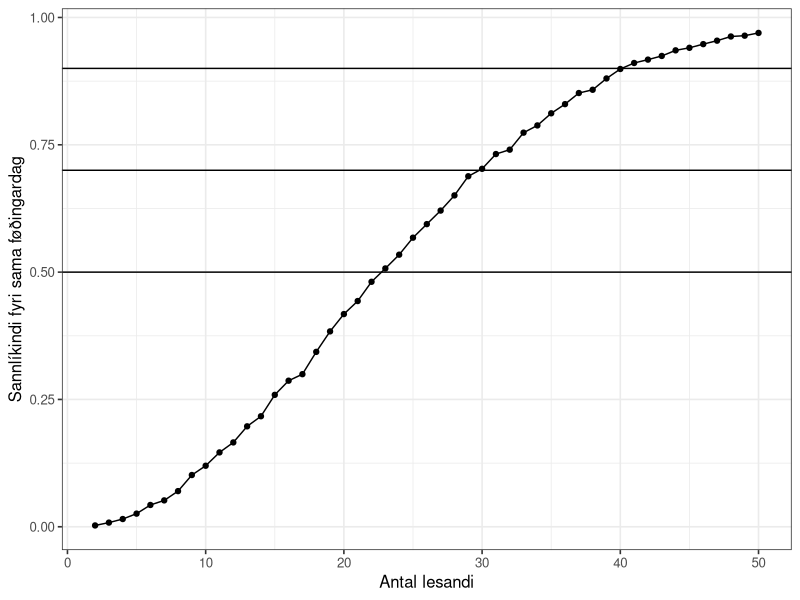
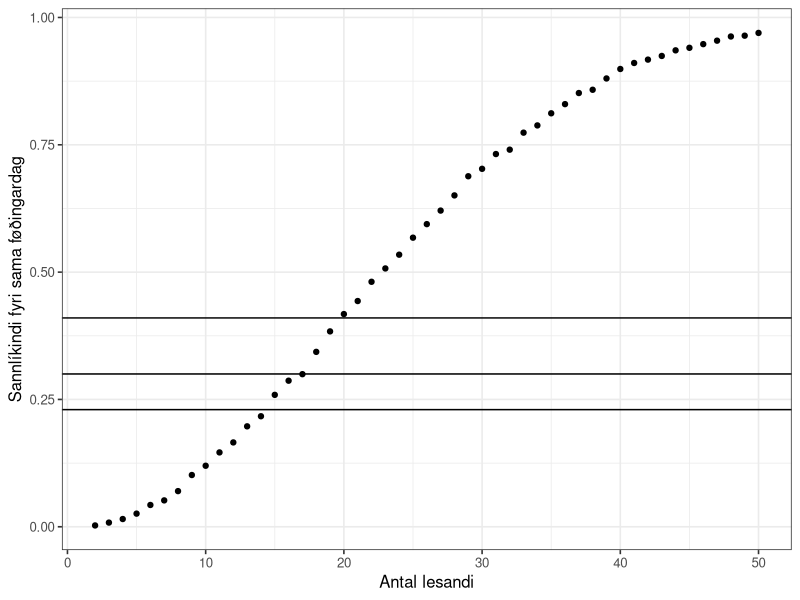
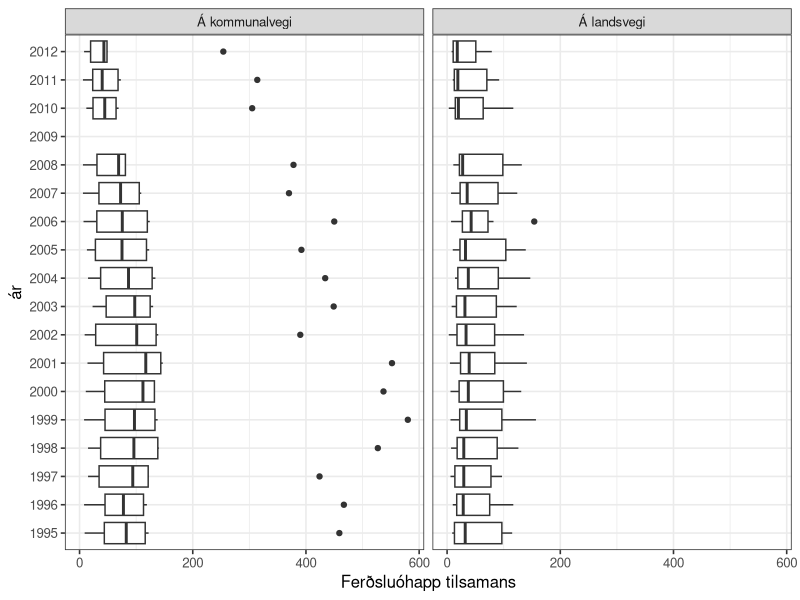
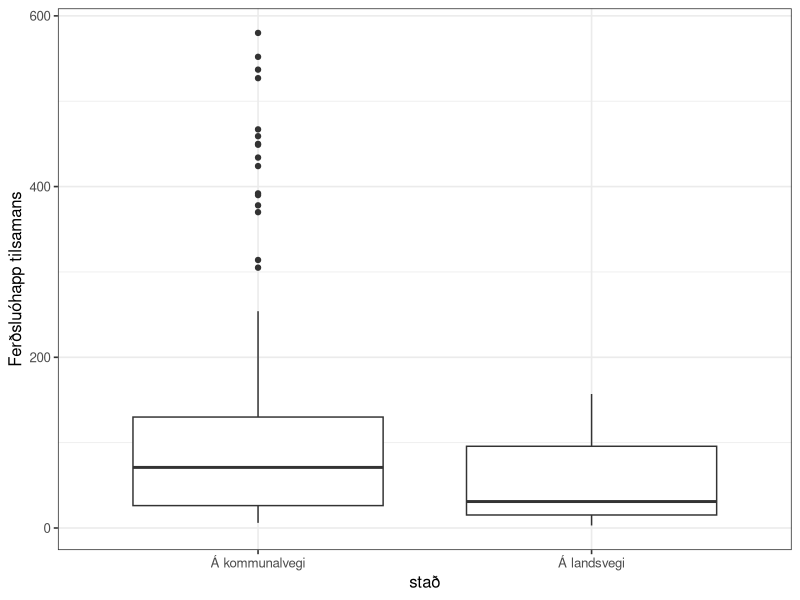
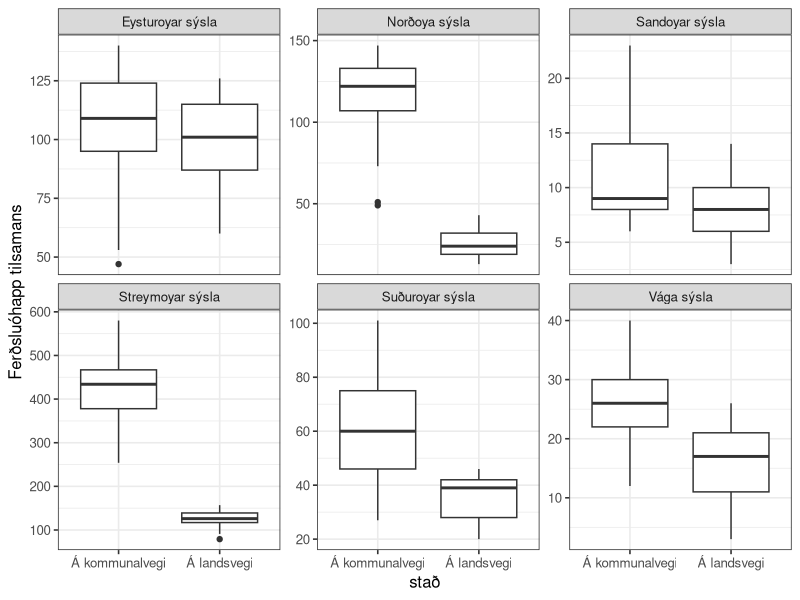
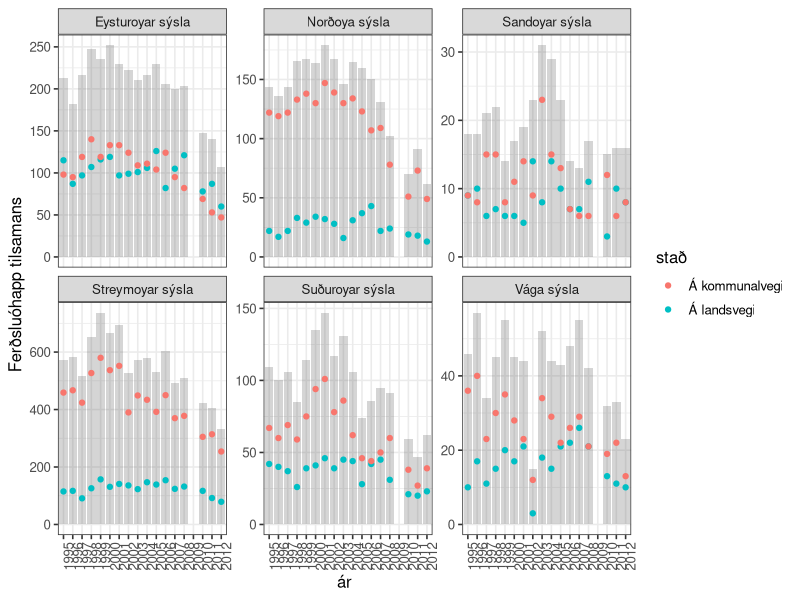
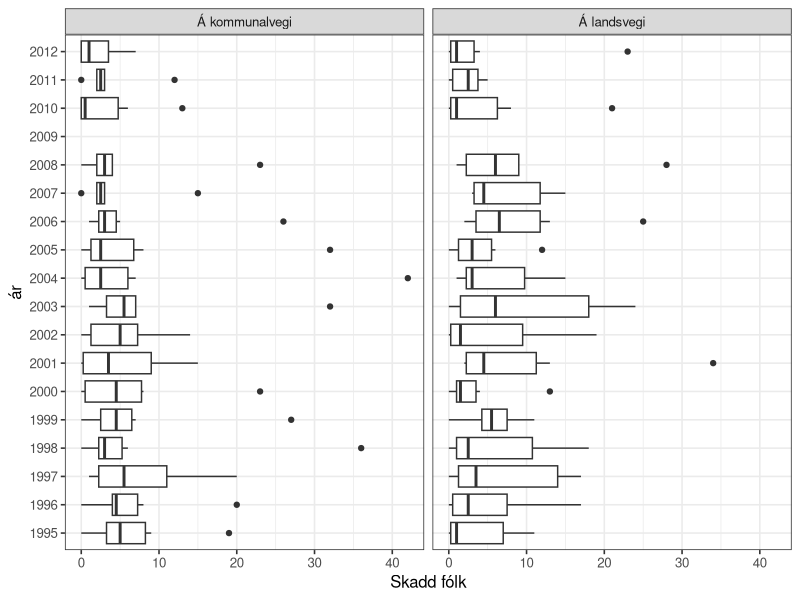
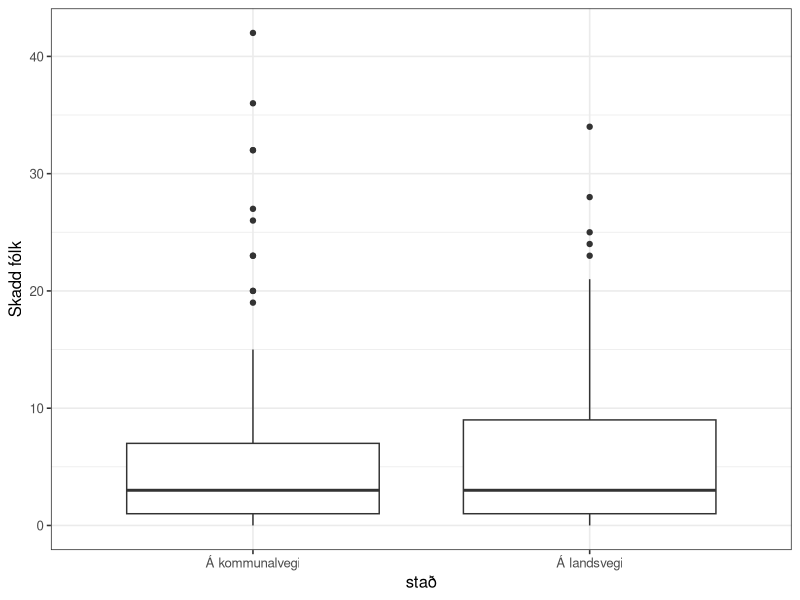

These figures' R source, in order:
## ---- chunk 1
knitr::opts_chunk$set(echo = TRUE)

options(dplyr.summarise.inform = FALSE)
library(tidyverse)

# set theme used for plotting
theme_set(theme_bw(base_size = 12))

## ---- chunk 2
n_lesandi <- 2:10
roynd_nr <- 1:2

sama_fdag <- crossing(n_lesandi, roynd_nr)
sama_fdag
## ---- chunk 3
sama_fdag <- mutate(
  sama_fdag,
  fdag = map(n_lesandi, ~ sample(365, ., replace = TRUE))
  )
sama_fdag
## ---- chunk 4
# Ein listi av integers
str(sama_fdag$fdag)
## ---- chunk 5


sama_fdag <- mutate(sama_fdag, nakar_sdag = map_lgl(fdag, ~ any(duplicated(.x))))
sama_fdag

## ---- chunk 6
p_samadag <- sama_fdag %>%
  group_by(n_lesandi) %>%
  summarise(p_sdag = mean(nakar_sdag))

p_samadag
## ---- chunk 7

p_samadag <-
  crossing(n_lesandi = 2:10, roynd_nr = 1:2) %>%
  mutate(.,
  fdag = map(n_lesandi, ~sample(365, ., replace = TRUE))
  ) %>%
  mutate(., nakar_sdag = map_lgl(fdag, ~any(duplicated(.x)))) %>%
  group_by(n_lesandi) %>%
  summarize(p_sdag = mean(nakar_sdag))
  
p_samadag
## ---- chunk 8

n_lesandi <- 2:50

p_samadag <-
  crossing(n_lesandi, roynd_nr) %>%
  mutate(.,
  fdag = map(n_lesandi, ~sample(365, ., replace = TRUE))
  ) %>%
  mutate(., nakar_sdag = map_lgl(fdag, ~any(duplicated(.x)))) %>%
  group_by(n_lesandi) %>%
  summarize(p_sdag = mean(nakar_sdag))
  
p_samadag

## ---- chunk 9
roynd_nr <- 1:5000
p_samadag <-
  crossing(n_lesandi, roynd_nr) %>%
  mutate(.,
  fdag = map(n_lesandi, ~sample(365, ., replace = TRUE))
  ) %>%
  mutate(., nakar_sdag = map_lgl(fdag, ~any(duplicated(.x)))) %>%
  group_by(n_lesandi) %>%
  summarize(p_sdag = mean(nakar_sdag))
  
p_samadag
## ---- chunk 10
ggplot(p_samadag, aes(x = n_lesandi, y = p_sdag)) +
  geom_point() +
  geom_line() +
  xlab("Antal lesandi") +
  ylab("Sannlíkindi fyri sama føðingardag") +
  geom_hline(yintercept = 0.5) +
  geom_hline(yintercept = 0.7) +
  geom_hline(yintercept = 0.9)
## ---- chunk 11
p_samadag <- p_samadag %>%
  mutate(n_ymisk = map(n_lesandi, ~prod(365:(365 - . + 1))) %>% unlist,
         n_total = 365^n_lesandi,
         p_teori = 1 - (n_ymisk/n_total)
  )

p_samadag
## ---- chunk 12
p_samadag <- p_samadag %>% 
  mutate(p_bday = map_dbl(n_lesandi, ~pbirthday(., classes = 365, coincident = 2)))

p_samadag
## ---- chunk 13
ggplot(p_samadag, aes(x = n_lesandi, y = p_sdag)) +
  geom_point() +
  geom_hline(yintercept = qbirthday(prob = 0.5, classes = 365, coincident = 2) / 100) +
  geom_hline(yintercept = qbirthday(prob = 0.7, classes = 365, coincident = 2) / 100) +
  geom_hline(yintercept = qbirthday(prob = 0.9, classes = 365, coincident = 2) / 100) +
  xlab("Antal lesandi") +
  ylab("Sannlíkindi fyri sama føðingardag")

## ---- chunk 14

## ---- chunk 15
n_lesandi_50 = pbirthday(50, classes = 365, coincident = 2)
n_lesandi_50

n_lesandi_80 = pbirthday(80, classes = 365, coincident = 2)
n_lesandi_80
## ---- chunk 16
n_lesandi = seq(5, 700, 5)
roynd_nr = 1:100

p_maxsdag <- NULL

p_maxsdag <- crossing(n_lesandi, roynd_nr) %>%
  mutate(
    fdag = map(n_lesandi, ~sample(365, ., replace = TRUE)),
    `>= 2` = map_int(fdag, ~any(duplicated(.x))),
    max_sdag = map_int(fdag, function(x) max(table(x))),
    `== 2` = max_sdag == 2,
    `== 3` = max_sdag == 3,
    `== 4` = max_sdag == 4,
    `== 5` = max_sdag == 5,
  )

p_maxsdag
## ---- chunk 17
p_maxsdag <- p_maxsdag %>%
  pivot_longer(cols=c(`>= 2`, `== 2`, `== 3`, `== 4`, `== 5`), names_to = 'max', values_to = 'sdag')

p_maxsdag
## ---- chunk 18

## ---- chunk 19

## ---- chunk 20

## ---- chunk 21

## ---- chunk 22

## ---- chunk 23
ferdslu_ohapp <- read_csv("ferdslu_ohapp.csv")
ferdslu_ohapp
## ---- chunk 24
ferdslu_ohapp <- read_csv("ferdslu_ohapp.csv", skip = 1, na = "..")
ferdslu_ohapp
## ---- chunk 25
ferdslu_ohapp <- ferdslu_ohapp %>%
  mutate(across(everything(), ~ str_replace(., "-", "0")))
ferdslu_ohapp
## ---- chunk 26
ferdslu_ohapp <- pivot_longer(ferdslu_ohapp, cols = '1995':'2012',
                   names_to = "ár", values_to = "n", values_transform = list(n = as.integer))

ferdslu_ohapp

#ferdslu_ohapp$n <- as.integer(ferdslu_ohapp$n)

## ---- chunk 27

ferdslu_ohapp <- pivot_wider(ferdslu_ohapp, names_from = slag, values_from = n)


ferdslu_ohapp
## ---- chunk 28

ggplot(ferdslu_ohapp) +
  geom_boxplot(aes(x = `Ferðsluóhapp tilsamans`, y = ár), na.rm = TRUE) +
  facet_wrap(~stað)

## ---- chunk 29
df <- ferdslu_ohapp %>%
  filter(`Ferðsluóhapp tilsamans` > 150) 
df
## ---- chunk 30

ggplot(data = ferdslu_ohapp) +
  geom_boxplot(aes(x = stað, y = `Ferðsluóhapp tilsamans`), na.rm = TRUE)

## ---- chunk 31

ggplot(data = ferdslu_ohapp) +
  geom_boxplot(aes(x = stað, y = `Ferðsluóhapp tilsamans`), na.rm = TRUE) +
  facet_wrap(~sýsla, scales = "free_y")
  
  

## ---- chunk 32

ggplot(ferdslu_ohapp) +
  geom_bar(aes(x = ár, y = `Ferðsluóhapp tilsamans`), alpha = 0.25, stat = "Identity", na.rm = TRUE) +
  geom_point(aes(x = ár, y = `Ferðsluóhapp tilsamans`, colour = stað), na.rm = TRUE) +
  facet_wrap(~sýsla, scales = "free_y") +
  theme(axis.text.x = element_text(angle = 90))

## ---- chunk 33
ggplot(ferdslu_ohapp, aes(x = `Skadd fólk`, y = `ár`)) +
  geom_boxplot(na.rm = TRUE) +
  facet_wrap(~ `stað`)

## ---- chunk 34
ggplot(ferdslu_ohapp, aes(x = `stað`, y = `Skadd fólk`)) +
  geom_boxplot(na.rm = TRUE)
## ---- chunk 35
ggplot(ferdslu_ohapp, aes(x = `stað`, y = `Skadd fólk`)) +
  geom_boxplot(na.rm = TRUE) +
  facet_wrap(~ `sýsla`, scales = "free_y")
## ---- chunk 36
ggplot(ferdslu_ohapp, aes(x = `stað`, y = `Skadd fólk` / `Ferðsluóhapp tilsamans`)) +
  geom_boxplot(na.rm = TRUE) +
  facet_wrap(~ `sýsla`, scales = "free_y")
## ---- chunk 37
ggplot(ferdslu_ohapp) +
  geom_boxplot(aes(x = `Skadd fólk`/`Ferðsluóhapp tilsamans`, y = `stað`), color = "red", na.rm = TRUE) +
  geom_violin(aes(x = `Skadd fólk`/`Ferðsluóhapp tilsamans`, y = `stað`), alpha = 0.25, na.rm = TRUE) +
  geom_boxplot(aes(x = `Skadd fólk` / `Ferðsluóhapp tilsamans`, y = `sýsla`), color = "blue", na.rm = TRUE) +
  geom_violin(aes(x = `Skadd fólk` / `Ferðsluóhapp tilsamans`, y = `sýsla`), alpha = 0.25, na.rm = TRUE)
## ---- chunk 38
ophapp_yvirlit <- ferdslu_ohapp %>% 
  filter(`ár` != "2009") %>%
  group_by(`stað`) %>%
  summarise(
    n = n(),
    n_ohapp = sum(`Ferðsluóhapp tilsamans`),
    n_skadd = sum(`Skadd fólk`),
    p_skadd = n_skadd / n_ohapp
  )

ophapp_yvirlit
## ---- chunk 39
t.test(ophapp_yvirlit$p_skadd, conf.level = .95)$conf.int
## ---- chunk 40

## ---- chunk 41
`stað_1` <- ophapp_yvirlit %>% filter(`stað` == "Á kommunalvegi")
prop.test(x = 10, n = `stað_1`$n, p = `stað_1`$p_skadd)

`stað_2` <- ophapp_yvirlit %>% filter(`stað` == "Á landsvegi")
prop.test(x = 10, n = `stað_2`$n, p = `stað_2`$p_skadd)
## ---- chunk 42
landsvegi_ar <- ferdslu_ohapp %>% 
  filter(`ár` == 1998, `stað` == "Á landsvegi") %>%
  group_by(stað, ár, sýsla) %>%
  summarise(
    n_ohapp = sum(`Ferðsluóhapp tilsamans`),
    n_skadd = sum(`Skadd fólk`)
  )

landsvegi_ar
## ---- chunk 43
n_ohapp <- landsvegi_ar$n_ohapp
p <- 626/5285 # p_skadd

ndata <- NULL
tdata <- NULL
for (n in n_ohapp) {
  size = n
  mu <- n*p
  sd <- sqrt(n*p*(1-p))
  
  tb_data <- NULL
  tb_data <- tibble(x = seq(0, 25, 0.01),
                    y = dnorm(x, mu, sd),
                    n_ohapp = n)
  ndata <- rbind(ndata, tb_data)
  
  tb_bino <- tibble(
  x = seq(0, 25, 1),
  y = dbinom(x, n, p),
  n_ohapp = n
  )
  tdata <- rbind(tdata, tb_bino)
}

ggplot(ndata, aes(x,y)) +
  geom_area(data=filter(ndata,
                        x <= 10),
            fill = "lightblue") +
  geom_area(data=filter(ndata,
                        x >= 20),
            aes(x = x, y = y),
            fill = "lightblue") +
  scale_x_continuous(breaks = seq(0, 25, 5)) +
  scale_y_continuous(breaks = seq(0, 0.4, 0.1)) +
  geom_line() +
  geom_point(data=tdata, aes(x, y)) +
  facet_wrap(~ n_ohapp)
## ---- chunk 44
sysla_yvirlit <- ferdslu_ohapp %>%
  filter(`ár` != 2009) %>%
  group_by(`sýsla`) %>%
  summarise(
    n_ohapp = sum(`Ferðsluóhapp tilsamans`),
    n_skadd = sum(`Skadd fólk`),
    n_oskadd = n_ohapp - n_skadd 
  )
sysla_yvirlit
## ---- chunk 45
skadd_oskadd <- sysla_yvirlit %>%
  group_by(n_skadd, n_oskadd) %>%
  summarise()

skadd_oskadd
## ---- chunk 46
chisq.test(skadd_oskadd)
## ---- chunk 47
